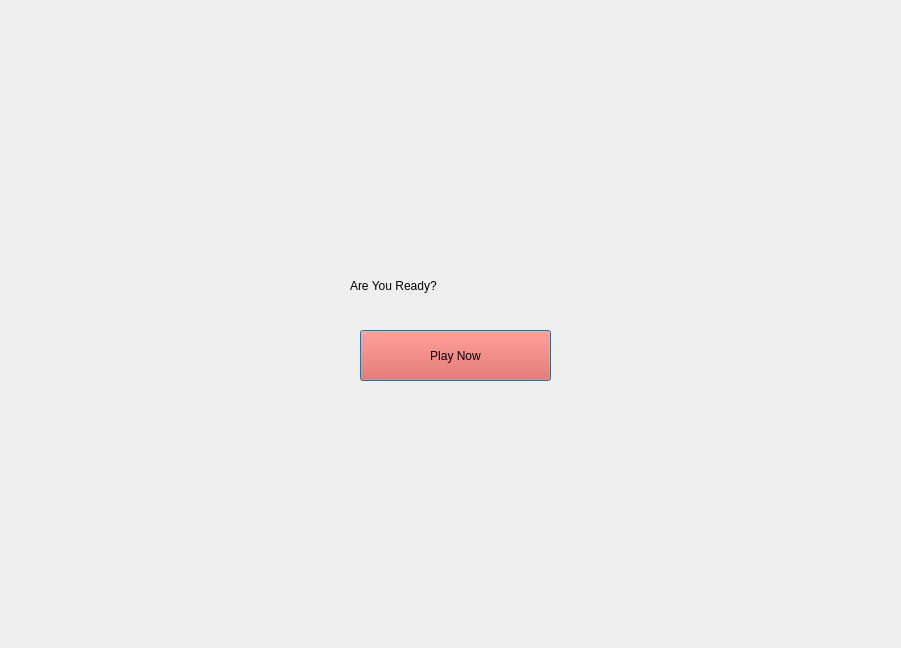
<?xml version="1.0" encoding="UTF-8"?>
<ui version="4.0">
 <class>StartGame</class>
 <widget class="QDialog" name="StartGame">
  <property name="geometry">
   <rect>
    <x>0</x>
    <y>0</y>
    <width>901</width>
    <height>648</height>
   </rect>
  </property>
  <property name="windowTitle">
   <string>Dialog</string>
  </property>
  <property name="styleSheet">
   <string notr="true">#StartGame{background-image: url(:/background/images/levelsbg.jpg);}</string>
  </property>
  <widget class="QPushButton" name="pushButton">
   <property name="geometry">
    <rect>
     <x>360</x>
     <y>330</y>
     <width>191</width>
     <height>51</height>
    </rect>
   </property>
   <property name="cursor">
    <cursorShape>PointingHandCursor</cursorShape>
   </property>
   <property name="styleSheet">
    <string notr="true">font: 18pt &quot;Segoe UI&quot;;
color: rgb(0, 0, 0);
background-color: rgb(244, 71, 55);</string>
   </property>
   <property name="text">
    <string>Play Now</string>
   </property>
  </widget>
  <widget class="QLabel" name="label">
   <property name="geometry">
    <rect>
     <x>350</x>
     <y>260</y>
     <width>301</width>
     <height>51</height>
    </rect>
   </property>
   <property name="styleSheet">
    <string notr="true">font: 28pt &quot;Franklin Gothic Demi Cond&quot;;
color: rgb(0, 0, 0);</string>
   </property>
   <property name="text">
    <string>Are You Ready?</string>
   </property>
  </widget>
 </widget>
 <resources/>
 <connections/>
</ui>
